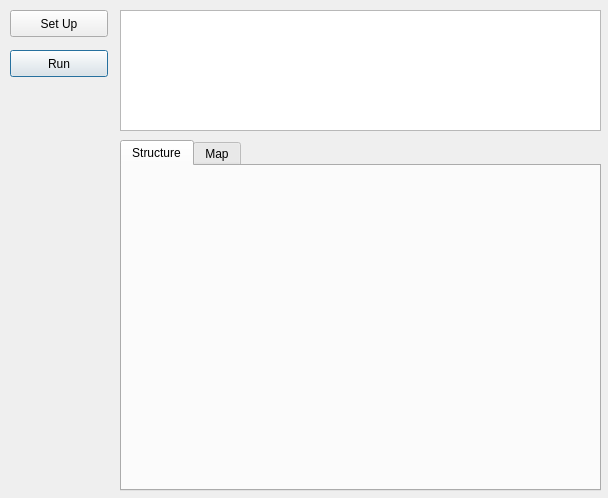
<?xml version="1.0" encoding="UTF-8"?>
<ui version="4.0">
 <class>DialogSearchDisplay</class>
 <widget class="QDialog" name="DialogSearchDisplay">
  <property name="geometry">
   <rect>
    <x>0</x>
    <y>0</y>
    <width>608</width>
    <height>498</height>
   </rect>
  </property>
  <property name="sizePolicy">
   <sizepolicy hsizetype="Expanding" vsizetype="Expanding">
    <horstretch>0</horstretch>
    <verstretch>0</verstretch>
   </sizepolicy>
  </property>
  <property name="windowTitle">
   <string>Lattice Monte Carlo</string>
  </property>
  <property name="modal">
   <bool>true</bool>
  </property>
  <widget class="QPushButton" name="button_run">
   <property name="geometry">
    <rect>
     <x>10</x>
     <y>50</y>
     <width>98</width>
     <height>27</height>
    </rect>
   </property>
   <property name="text">
    <string>Run</string>
   </property>
  </widget>
  <widget class="QTextEdit" name="log">
   <property name="geometry">
    <rect>
     <x>120</x>
     <y>10</y>
     <width>481</width>
     <height>121</height>
    </rect>
   </property>
  </widget>
  <widget class="QPushButton" name="button_set_up">
   <property name="geometry">
    <rect>
     <x>10</x>
     <y>10</y>
     <width>98</width>
     <height>27</height>
    </rect>
   </property>
   <property name="text">
    <string>Set Up</string>
   </property>
  </widget>
  <widget class="QTabWidget" name="tabWidget">
   <property name="geometry">
    <rect>
     <x>120</x>
     <y>140</y>
     <width>481</width>
     <height>351</height>
    </rect>
   </property>
   <property name="currentIndex">
    <number>0</number>
   </property>
   <widget class="QWidget" name="tab1">
    <attribute name="title">
     <string>Structure</string>
    </attribute>
    <widget class="matplotlibWidget" name="widget" native="true">
     <property name="geometry">
      <rect>
       <x>10</x>
       <y>10</y>
       <width>461</width>
       <height>301</height>
      </rect>
     </property>
    </widget>
   </widget>
   <widget class="QWidget" name="tab2">
    <attribute name="title">
     <string>Map</string>
    </attribute>
    <widget class="matplotlibWidget" name="widget_2" native="true">
     <property name="geometry">
      <rect>
       <x>10</x>
       <y>10</y>
       <width>451</width>
       <height>301</height>
      </rect>
     </property>
    </widget>
   </widget>
  </widget>
 </widget>
 <customwidgets>
  <customwidget>
   <class>matplotlibWidget</class>
   <extends>QWidget</extends>
   <header>matplotlibWidget</header>
   <container>1</container>
  </customwidget>
 </customwidgets>
 <resources/>
 <connections/>
</ui>
